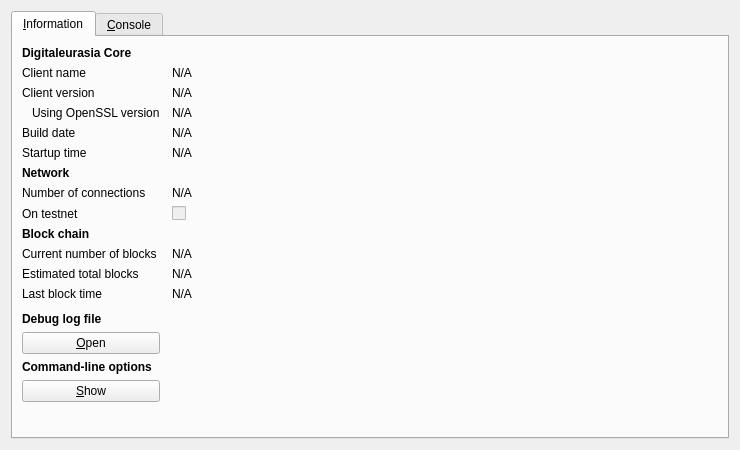
<?xml version="1.0" encoding="UTF-8"?>
<ui version="4.0">
 <class>RPCConsole</class>
 <widget class="QDialog" name="RPCConsole">
  <property name="geometry">
   <rect>
    <x>0</x>
    <y>0</y>
    <width>740</width>
    <height>450</height>
   </rect>
  </property>
  <property name="windowTitle">
   <string>Digitaleurasia - Debug window</string>
  </property>
  <layout class="QVBoxLayout" name="verticalLayout_2">
   <item>
    <widget class="QTabWidget" name="tabWidget">
     <property name="currentIndex">
      <number>0</number>
     </property>
     <widget class="QWidget" name="tab_info">
      <attribute name="title">
       <string>&amp;Information</string>
      </attribute>
      <layout class="QGridLayout" name="gridLayout" columnstretch="0,1">
       <property name="horizontalSpacing">
        <number>12</number>
       </property>
       <item row="0" column="0">
        <widget class="QLabel" name="label_9">
         <property name="font">
          <font>
           <weight>75</weight>
           <bold>true</bold>
          </font>
         </property>
         <property name="text">
          <string>Digitaleurasia Core</string>
         </property>
        </widget>
       </item>
       <item row="1" column="0">
        <widget class="QLabel" name="label_5">
         <property name="text">
          <string>Client name</string>
         </property>
        </widget>
       </item>
       <item row="1" column="1">
        <widget class="QLabel" name="clientName">
         <property name="cursor">
          <cursorShape>IBeamCursor</cursorShape>
         </property>
         <property name="text">
          <string>N/A</string>
         </property>
         <property name="textFormat">
          <enum>Qt::PlainText</enum>
         </property>
         <property name="textInteractionFlags">
          <set>Qt::LinksAccessibleByMouse|Qt::TextSelectableByKeyboard|Qt::TextSelectableByMouse</set>
         </property>
        </widget>
       </item>
       <item row="2" column="0">
        <widget class="QLabel" name="label_6">
         <property name="text">
          <string>Client version</string>
         </property>
        </widget>
       </item>
       <item row="2" column="1">
        <widget class="QLabel" name="clientVersion">
         <property name="cursor">
          <cursorShape>IBeamCursor</cursorShape>
         </property>
         <property name="text">
          <string>N/A</string>
         </property>
         <property name="textFormat">
          <enum>Qt::PlainText</enum>
         </property>
         <property name="textInteractionFlags">
          <set>Qt::LinksAccessibleByMouse|Qt::TextSelectableByKeyboard|Qt::TextSelectableByMouse</set>
         </property>
        </widget>
       </item>
       <item row="3" column="0">
        <widget class="QLabel" name="label_14">
         <property name="text">
          <string>Using OpenSSL version</string>
         </property>
         <property name="indent">
          <number>10</number>
         </property>
        </widget>
       </item>
       <item row="3" column="1">
        <widget class="QLabel" name="openSSLVersion">
         <property name="cursor">
          <cursorShape>IBeamCursor</cursorShape>
         </property>
         <property name="text">
          <string>N/A</string>
         </property>
         <property name="textFormat">
          <enum>Qt::PlainText</enum>
         </property>
         <property name="textInteractionFlags">
          <set>Qt::LinksAccessibleByMouse|Qt::TextSelectableByKeyboard|Qt::TextSelectableByMouse</set>
         </property>
        </widget>
       </item>
       <item row="4" column="0">
        <widget class="QLabel" name="label_12">
         <property name="text">
          <string>Build date</string>
         </property>
        </widget>
       </item>
       <item row="4" column="1">
        <widget class="QLabel" name="buildDate">
         <property name="cursor">
          <cursorShape>IBeamCursor</cursorShape>
         </property>
         <property name="text">
          <string>N/A</string>
         </property>
         <property name="textFormat">
          <enum>Qt::PlainText</enum>
         </property>
         <property name="textInteractionFlags">
          <set>Qt::LinksAccessibleByMouse|Qt::TextSelectableByKeyboard|Qt::TextSelectableByMouse</set>
         </property>
        </widget>
       </item>
       <item row="5" column="0">
        <widget class="QLabel" name="label_13">
         <property name="text">
          <string>Startup time</string>
         </property>
        </widget>
       </item>
       <item row="5" column="1">
        <widget class="QLabel" name="startupTime">
         <property name="cursor">
          <cursorShape>IBeamCursor</cursorShape>
         </property>
         <property name="text">
          <string>N/A</string>
         </property>
         <property name="textFormat">
          <enum>Qt::PlainText</enum>
         </property>
         <property name="textInteractionFlags">
          <set>Qt::LinksAccessibleByMouse|Qt::TextSelectableByKeyboard|Qt::TextSelectableByMouse</set>
         </property>
        </widget>
       </item>
       <item row="6" column="0">
        <widget class="QLabel" name="label_11">
         <property name="font">
          <font>
           <weight>75</weight>
           <bold>true</bold>
          </font>
         </property>
         <property name="text">
          <string>Network</string>
         </property>
        </widget>
       </item>
       <item row="7" column="0">
        <widget class="QLabel" name="label_7">
         <property name="text">
          <string>Number of connections</string>
         </property>
        </widget>
       </item>
       <item row="7" column="1">
        <widget class="QLabel" name="numberOfConnections">
         <property name="cursor">
          <cursorShape>IBeamCursor</cursorShape>
         </property>
         <property name="text">
          <string>N/A</string>
         </property>
         <property name="textFormat">
          <enum>Qt::PlainText</enum>
         </property>
         <property name="textInteractionFlags">
          <set>Qt::LinksAccessibleByMouse|Qt::TextSelectableByKeyboard|Qt::TextSelectableByMouse</set>
         </property>
        </widget>
       </item>
       <item row="8" column="0">
        <widget class="QLabel" name="label_8">
         <property name="text">
          <string>On testnet</string>
         </property>
        </widget>
       </item>
       <item row="8" column="1">
        <widget class="QCheckBox" name="isTestNet">
         <property name="enabled">
          <bool>false</bool>
         </property>
         <property name="text">
          <string/>
         </property>
        </widget>
       </item>
       <item row="9" column="0">
        <widget class="QLabel" name="label_10">
         <property name="font">
          <font>
           <weight>75</weight>
           <bold>true</bold>
          </font>
         </property>
         <property name="text">
          <string>Block chain</string>
         </property>
        </widget>
       </item>
       <item row="10" column="0">
        <widget class="QLabel" name="label_3">
         <property name="text">
          <string>Current number of blocks</string>
         </property>
        </widget>
       </item>
       <item row="10" column="1">
        <widget class="QLabel" name="numberOfBlocks">
         <property name="cursor">
          <cursorShape>IBeamCursor</cursorShape>
         </property>
         <property name="text">
          <string>N/A</string>
         </property>
         <property name="textFormat">
          <enum>Qt::PlainText</enum>
         </property>
         <property name="textInteractionFlags">
          <set>Qt::LinksAccessibleByMouse|Qt::TextSelectableByKeyboard|Qt::TextSelectableByMouse</set>
         </property>
        </widget>
       </item>
       <item row="11" column="0">
        <widget class="QLabel" name="label_4">
         <property name="text">
          <string>Estimated total blocks</string>
         </property>
        </widget>
       </item>
       <item row="11" column="1">
        <widget class="QLabel" name="totalBlocks">
         <property name="cursor">
          <cursorShape>IBeamCursor</cursorShape>
         </property>
         <property name="text">
          <string>N/A</string>
         </property>
         <property name="textFormat">
          <enum>Qt::PlainText</enum>
         </property>
         <property name="textInteractionFlags">
          <set>Qt::LinksAccessibleByMouse|Qt::TextSelectableByKeyboard|Qt::TextSelectableByMouse</set>
         </property>
        </widget>
       </item>
       <item row="12" column="0">
        <widget class="QLabel" name="label_2">
         <property name="text">
          <string>Last block time</string>
         </property>
        </widget>
       </item>
       <item row="12" column="1">
        <widget class="QLabel" name="lastBlockTime">
         <property name="cursor">
          <cursorShape>IBeamCursor</cursorShape>
         </property>
         <property name="text">
          <string>N/A</string>
         </property>
         <property name="textFormat">
          <enum>Qt::PlainText</enum>
         </property>
         <property name="textInteractionFlags">
          <set>Qt::LinksAccessibleByMouse|Qt::TextSelectableByKeyboard|Qt::TextSelectableByMouse</set>
         </property>
        </widget>
       </item>
       <item row="13" column="0">
        <spacer name="verticalSpacer_2">
         <property name="orientation">
          <enum>Qt::Vertical</enum>
         </property>
         <property name="sizeHint" stdset="0">
          <size>
           <width>20</width>
           <height>20</height>
          </size>
         </property>
        </spacer>
       </item>
       <item row="14" column="0">
        <widget class="QLabel" name="labelDebugLogfile">
         <property name="font">
          <font>
           <weight>75</weight>
           <bold>true</bold>
          </font>
         </property>
         <property name="text">
          <string>Debug log file</string>
         </property>
        </widget>
       </item>
       <item row="15" column="0">
        <widget class="QPushButton" name="openDebugLogfileButton">
         <property name="toolTip">
          <string>Open the Digitaleurasia debug log file from the current data directory. This can take a few seconds for large log files.</string>
         </property>
         <property name="text">
          <string>&amp;Open</string>
         </property>
         <property name="autoDefault">
          <bool>false</bool>
         </property>
        </widget>
       </item>
       <item row="16" column="0">
        <widget class="QLabel" name="labelCLOptions">
         <property name="font">
          <font>
           <weight>75</weight>
           <bold>true</bold>
          </font>
         </property>
         <property name="text">
          <string>Command-line options</string>
         </property>
        </widget>
       </item>
       <item row="17" column="0">
        <widget class="QPushButton" name="showCLOptionsButton">
         <property name="toolTip">
          <string>Show the Digitaleurasia-Qt help message to get a list with possible Digitaleurasia command-line options.</string>
         </property>
         <property name="text">
          <string>&amp;Show</string>
         </property>
         <property name="autoDefault">
          <bool>false</bool>
         </property>
        </widget>
       </item>
       <item row="18" column="0">
        <spacer name="verticalSpacer">
         <property name="orientation">
          <enum>Qt::Vertical</enum>
         </property>
         <property name="sizeHint" stdset="0">
          <size>
           <width>20</width>
           <height>40</height>
          </size>
         </property>
        </spacer>
       </item>
      </layout>
     </widget>
     <widget class="QWidget" name="tab_console">
      <attribute name="title">
       <string>&amp;Console</string>
      </attribute>
      <layout class="QVBoxLayout" name="verticalLayout_3">
       <property name="spacing">
        <number>3</number>
       </property>
       <item>
        <widget class="QTextEdit" name="messagesWidget">
         <property name="minimumSize">
          <size>
           <width>0</width>
           <height>100</height>
          </size>
         </property>
         <property name="readOnly">
          <bool>true</bool>
         </property>
         <property name="tabKeyNavigation" stdset="0">
          <bool>false</bool>
         </property>
         <property name="columnCount" stdset="0">
          <number>2</number>
         </property>
        </widget>
       </item>
       <item>
        <layout class="QHBoxLayout" name="horizontalLayout">
         <property name="spacing">
          <number>3</number>
         </property>
         <item>
          <widget class="QLabel" name="label">
           <property name="text">
            <string notr="true">&gt;</string>
           </property>
          </widget>
         </item>
         <item>
          <widget class="QLineEdit" name="lineEdit"/>
         </item>
         <item>
          <widget class="QPushButton" name="clearButton">
           <property name="maximumSize">
            <size>
             <width>24</width>
             <height>24</height>
            </size>
           </property>
           <property name="toolTip">
            <string>Clear console</string>
           </property>
           <property name="text">
            <string/>
           </property>
           <property name="icon">
            <iconset resource="../bitcoin.qrc">
             <normaloff>:/icons/remove</normaloff>:/icons/remove</iconset>
           </property>
           <property name="shortcut">
            <string notr="true">Ctrl+L</string>
           </property>
           <property name="autoDefault">
            <bool>false</bool>
           </property>
          </widget>
         </item>
        </layout>
       </item>
      </layout>
     </widget>
    </widget>
   </item>
  </layout>
 </widget>
 <resources>
  <include location="../bitcoin.qrc"/>
 </resources>
 <connections/>
</ui>
